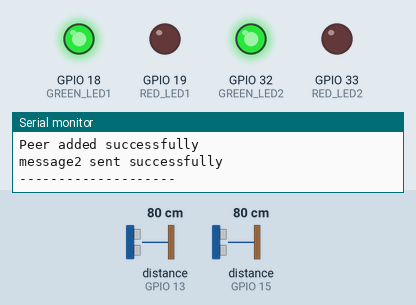
Simulated run of this sketch. Board: ESP32. On the bench: output pins drawn as LEDs (lit = HIGH), the last lines printed to the serial monitor. Wiring (inferred from the names in the program): 2 × ultrasonic range finder: trigger GPIO 2, echo GPIO 15 / trigger GPIO 12, echo GPIO 13. The inputs (shaded band) are chosen by the test bench; at power-on: distance to the obstacle (sensors on GPIO 13, GPIO 15) 80 cm. The echo pulse lasts 58.3 µs per cm; WiFi joins after 1.5 s; servers stay silent unless stated; uploads are accepted with an empty reply; pins used as bus, display or sensor lines are not drawn.

Above: at 2.7 s.
2.8 s: distance to the obstacle (sensor on GPIO 13) set to 13 cm
6.0 s: distance to the obstacle (sensor on GPIO 13) set to 10 cm
At 7.4 s:
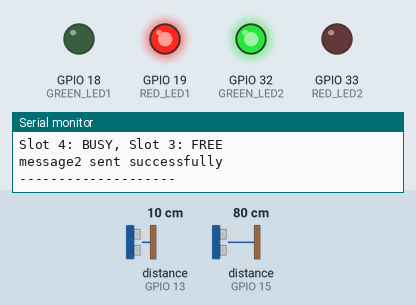
9.2 s: distance to the obstacle (sensor on GPIO 15) set to 13 cm
12.5 s: distance to the obstacle (sensor on GPIO 15) set to 10 cm
At 14.2 s:
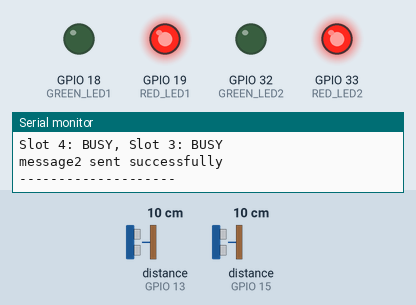
15.7 s: distance to the obstacle (sensor on GPIO 13) set to 18 cm
At 17.3 s:
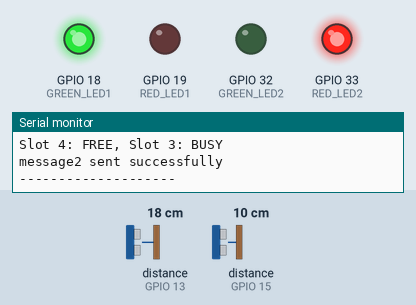
18.9 s: distance to the obstacle (sensor on GPIO 13) set to 2 cm
At 21.6 s:
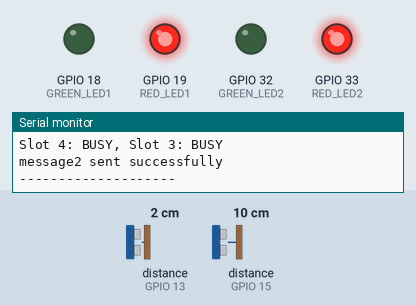
Timing chart, 0 to 23.1 s (numbered marks = the images above; inputs shaded):
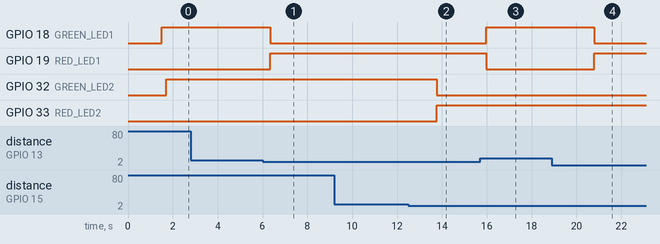

The sketch:

client34.ino
```cpp
#include <esp_now.h>
#include <WiFi.h>
#include <HTTPClient.h>  // Include HTTPClient for making HTTP requests

// MAC address of the server ESP32 (replace with actual MAC address of the server)
uint8_t serverMAC[] = {0x0C, 0xB8, 0x15, 0x59, 0x53, 0x88};

#define TRIG1 12
#define ECHO1 13
#define TRIG2 2
#define ECHO2 15

#define RED_LED1 19
#define GREEN_LED1 18
#define RED_LED2 33
#define GREEN_LED2 32

const int threshold = 10; // Distance threshold in cm
bool peerAdded = false;

const String BASE_URL = "http://192.168.2.106:8000/api/updateSlot/"; // Global API URL

void sendData(const char *message2) {
    if (!peerAdded) {
        esp_now_peer_info_t peerInfo;
        memset(&peerInfo, 0, sizeof(peerInfo));
        memcpy(peerInfo.peer_addr, serverMAC, 6);
        peerInfo.channel = 0;
        peerInfo.encrypt = false;
        peerInfo.ifidx = WIFI_IF_STA;

        esp_err_t addPeerResult = esp_now_add_peer(&peerInfo);
        if (addPeerResult != ESP_OK) {
            Serial.println("Failed to add peer");
            return;
        }
        peerAdded = true;
        Serial.println("Peer added successfully");
    }

    esp_err_t result = esp_now_send(serverMAC, (const uint8_t *)message2, strlen(message2));
    if (result == ESP_OK) {
        Serial.println("message2 sent successfully");
    } else {
        Serial.println("Error sending message2");
    }
}

void updateSlotStatus(int slotNumber, const String &status) {
    if (WiFi.status() == WL_CONNECTED) {
        HTTPClient http;

        // Concatenate the base URL with the slot number
        String url = BASE_URL + String(slotNumber);

        http.begin(url);  // Initiate the HTTP request
        http.addHeader("Content-Type", "application/json"); // Add header for JSON
        String payload = "{\"status\":\"" + status + "\"}"; // Create JSON payload

        // Send a PATCH request
        int httpCode = http.PATCH(payload);

        if (httpCode > 0) {
            Serial.print("HTTP PATCH Status Code: ");
            Serial.println(httpCode);
            String payloadResponse = http.getString(); // Get the response payload
            Serial.println("Server Response:");
            Serial.println(payloadResponse);  // Print the response body for debugging
        } else {
            Serial.print("Error on sending PATCH request: ");
            Serial.println(httpCode);
        }

        http.end(); // Close the HTTP connection
    } else {
        Serial.println("WiFi not connected");
    }
}

void setup() {
    Serial.begin(115200);
    WiFi.mode(WIFI_STA);
    WiFi.disconnect();

    if (esp_now_init() != ESP_OK) {
        Serial.println("ESP-NOW Initialization Failed");
        return;
    }
    Serial.println("ESP-NOW Initialized");

    pinMode(TRIG1, OUTPUT);
    pinMode(ECHO1, INPUT);
    pinMode(TRIG2, OUTPUT);
    pinMode(ECHO2, INPUT);
    pinMode(RED_LED1, OUTPUT);
    pinMode(GREEN_LED1, OUTPUT);
    pinMode(RED_LED2, OUTPUT);
    pinMode(GREEN_LED2, OUTPUT);

    // Connect to WiFi
    Serial.print("Connecting to WiFi...");
    WiFi.begin("Tenda_1893E8", "093339396");
    while (WiFi.status() != WL_CONNECTED) {
        delay(500);
        Serial.print(".");
    }
    Serial.println("WiFi connected!");
    Serial.print("IP Address: ");
    Serial.println(WiFi.localIP());
}

int getDistance(int trigPin, int echoPin) {
    digitalWrite(trigPin, LOW);
    delayMicroseconds(2);
    digitalWrite(trigPin, HIGH);
    delayMicroseconds(10);
    digitalWrite(trigPin, LOW);

    long duration = pulseIn(echoPin, HIGH);
    int distance = duration * 0.034 / 2;
    return distance;
}

void loop() {
    int distance1 = getDistance(TRIG1, ECHO1);
    int distance2 = getDistance(TRIG2, ECHO2);

    Serial.print("Sensor 1: ");
    Serial.print(distance1);
    Serial.print(" cm  |  Sensor 2: ");
    Serial.print(distance2);
    Serial.println(" cm");

    char message2[50];
    if (distance1 <= threshold) {
        digitalWrite(RED_LED1, HIGH);
        digitalWrite(GREEN_LED1, LOW);
        sprintf(message2, "Slot 4: BUSY, ");
        updateSlotStatus(4, "busy"); // Update the API with Slot 3 status as BUSY
    } else {
        digitalWrite(RED_LED1, LOW);
        digitalWrite(GREEN_LED1, HIGH);
        sprintf(message2, "Slot 4: FREE, ");
        updateSlotStatus(4, "free"); // Update the API with Slot 3 status as FREE
    }

    if (distance2 <= threshold) {
        digitalWrite(RED_LED2, HIGH);
        digitalWrite(GREEN_LED2, LOW);
        strcat(message2, "Slot 3: BUSY");
        updateSlotStatus(3, "busy"); // Update the API with Slot 4 status as BUSY
    } else {
        digitalWrite(RED_LED2, LOW);
        digitalWrite(GREEN_LED2, HIGH);
        strcat(message2, "Slot 3: FREE");
        updateSlotStatus(3, "free"); // Update the API with Slot 4 status as FREE
    }

    Serial.println(message2);
    sendData(message2);

    Serial.println("--------------------");
    delay(2000);
}
```

Measured:
- the behaviour switches between 12 and 11 cm on distance to the obstacle (sensor on GPIO 13) (found by bisection; images 0 and 1)
- the behaviour switches between 12 and 11 cm on distance to the obstacle (sensor on GPIO 15) (found by bisection; images 1 and 2)
- after the input at 6.0 s, GPIO 18 (GREEN_LED1): HIGH → LOW after 0.34 s; GPIO 19 (RED_LED1): LOW → HIGH after 0.34 s
- after the input at 12.5 s, GPIO 32 (GREEN_LED2): HIGH → LOW after 1.3 s; GPIO 33 (RED_LED2): LOW → HIGH after 1.3 s
- after the input at 15.7 s, GPIO 18 (GREEN_LED1): LOW → HIGH after 0.28 s; GPIO 19 (RED_LED1): HIGH → LOW after 0.28 s
- after the input at 18.9 s, GPIO 18 (GREEN_LED1): HIGH → LOW after 1.9 s; GPIO 19 (RED_LED1): LOW → HIGH after 1.9 s
